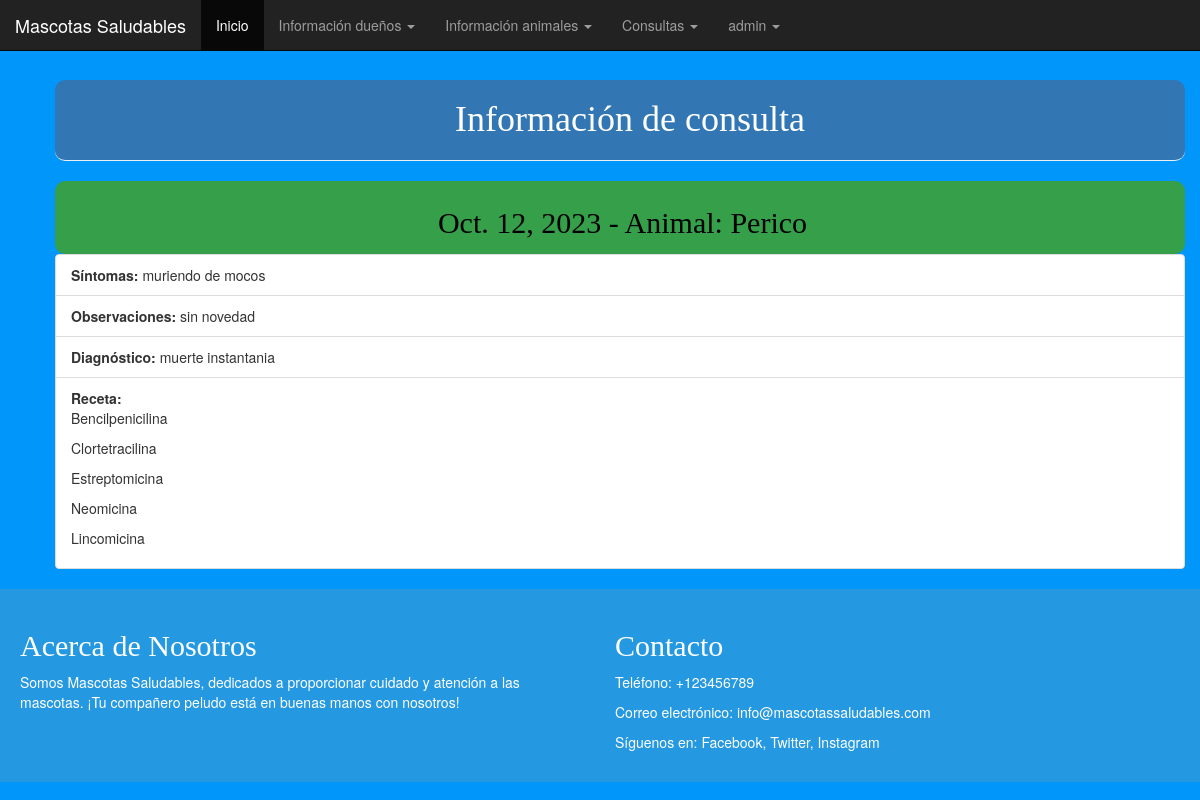
/persona/consulta/14/ (signed in), run on the app's committed database.
### persona/models.py (models this page shows, shortened)
class Consulta(models.Model):
    idAnimal = models.ForeignKey(Animal, on_delete=models.CASCADE)
    sintomas = models.TextField()
    observaciones = models.TextField()
    diagnostico = models.TextField()
    fechaConsulta = models.DateField('Fecha Consulta:', null=True)
    receta = models.ManyToManyField(Medicina, through='Medicacion')

class Animal(models.Model):
    idTipoAnimal = models.ForeignKey(TipoAnimal, on_delete = models.CASCADE)
    idDueno = models.ForeignKey(Persona, on_delete = models.CASCADE, null = True)
    nombreAnimal = models.CharField(max_length=50)
    fechaNacimiento = models.DateField('Fecha de Nacimiento')
    raza = models.CharField(max_length=50)
    sexo = models.CharField(max_length=50)
    peso = models.DecimalField(max_digits=5, decimal_places=2)
    observaciones = models.TextField()
    imagen = models.ImageField(upload_to='animal_images/', null=True, blank=True)
    def __str__(self):
        return self.nombreAnimal

class Medicina(models.Model):
    nombreMedicamento = models.CharField(max_length=50)

### persona/views.py (the view)
# urls.py: path('consulta/<int:pk>/', views.detalle_consulta, name='detalle_consulta'),
@login_required
def detalle_consulta(request, pk):
    consulta = get_object_or_404(Consulta, pk=pk)
    return render(request, 'persona/detalle_consulta.html',{'consulta':consulta})

### persona/templates/persona/detalle_consulta.html
{% extends 'persona/base.html' %}
{% block content %}
        <h1 class="page-header">Información de consulta</h1>
        <div style="text-align: center; color: black; background-color: #359F4A; border-radius: 10px; padding: 5px; padding-left: 10px;" class="card-body">
                <h2 class="card-title">{{consulta.fechaConsulta}} - Animal: {{consulta.idAnimal}}</h2>
        </div>
        <ul class="list-group list-group-flush">
                <li class="list-group-item"><b>Síntomas:</b> {{consulta.sintomas}}</li>
                <li class="list-group-item"><b>Observaciones:</b> {{consulta.observaciones}}</li>
                <li class="list-group-item"><b>Diagnóstico:</b> {{consulta.diagnostico}}</li>
                <li class="list-group-item"><b>Receta:</b>
                     {% for medicina in consulta.receta.all %}
                        <p>{{medicina.nombreMedicamento}}</p>
                     {% endfor %}
                </li>
        </ul>
{% endblock %}

### persona/templates/persona/base.html (shortened to what this page needs)
{% load static %}
<html>
<head>
    <link rel="stylesheet" href="https://maxcdn.bootstrapcdn.com/bootstrap/3.4.0/css/bootstrap.min.css">
    <link rel="stylesheet" href="{% static 'css/estilo11.css' %}">
</head>
    <body>
            <nav class="navbar navbar-inverse navbar-fixed-top">
              <div class="container-fluid">
                <div class="navbar-header">
                  <a class="navbar-brand" href="#">Mascotas Saludables</a>
                </div>
                {% if user.is_authenticated %}
                <ul class="nav navbar-nav">
                  <li class="active"><a href="#">Inicio</a></li>
                  <li class="dropdown">
                    <a class="dropdown-toggle" data-toggle="dropdown">Información dueños
                    <span class="caret"></span></a>
                  </li>
                  <li class="dropdown">
                    <a class="dropdown-toggle" data-toggle="dropdown" href="#">Información animales
                    <span class="caret"></span></a>
                  </li>
                  <li class="dropdown">
                      <a class="dropdown-toggle" data-toggle="dropdown" href="#">Consultas
                      <span class="caret"></span></a>
                    </li>
                  <li class="dropdown">
                    <a class="dropdown-toggle" data-toggle="dropdown" href="#">{{ user.username }}
                        <span class="caret"></span></a>
                      </li>
                </ul>
                {% else %}
                <a href="{% url 'login' %}" class="top-menu"><span class="glyphicon glyphicon-lock"></span></a>
                {% endif %}
              </div>
            </nav>
        <br><br><br>
        <div class="container">
          <div class="row justify-content-center">
            <div class="content">
              {% block content %}
              {% endblock %}
            </div>
          </div>
        </div>
        <div class="custom-container">
          <div class="row">
            <div class="col-md-6">
              <h2>Acerca de Nosotros</h2>
              <p>Somos Mascotas Saludables, dedicados a proporcionar cuidado y atención a las mascotas. ¡Tu compañero peludo está en buenas manos con nosotros!</p>
            </div>
            <div class="col-md-6">
              <h2>Contacto</h2>
              <p>Teléfono: +123456789</p>
              <p>Correo electrónico: info@mascotassaludables.com</p>
              <p>Síguenos en:
                <a href="#">Facebook</a>,
                <a href="#">Twitter</a>,
                <a href="#">Instagram</a>
              </p>
            </div>
          </div>
        </div>
    </body>
</html>

### persona/static/css/estilo11.css (style rules this page uses)
body { background-color: #0197fa; background-image: url("veterinaria.png"); background-size: 100%; background-position: center center; }
.custom-container { background-color: #3498dbba; padding: 20px; bottom: 0; width: 100%; }
.custom-container h2, .custom-container p, .custom-container a { color: #fff; }
.content { margin-top: 20px; }
.page-header { background-color: #3277B4; margin-top: 0; text-align: center; color: white; border-radius: 10px; padding: 20px 20px 20px 40px; }
.content { margin-left: 40px; }
h1, h2, h3, h4 { font-family: 'Lobster', cursive; }

### data on the page
Consulta: fechaConsulta "Oct. 12, 2023", idAnimal "Perico", sintomas "muriendo de mocos", observaciones "sin novedad", diagnostico "muerte instantania"
Medicina: nombreMedicamento "Bencilpenicilina"
Medicina: nombreMedicamento "Clortetracilina"
Medicina: nombreMedicamento "Estreptomicina"
Medicina: nombreMedicamento "Neomicina"
Medicina: nombreMedicamento "Lincomicina"

### other printed values
{{ user.username }} "admin"
